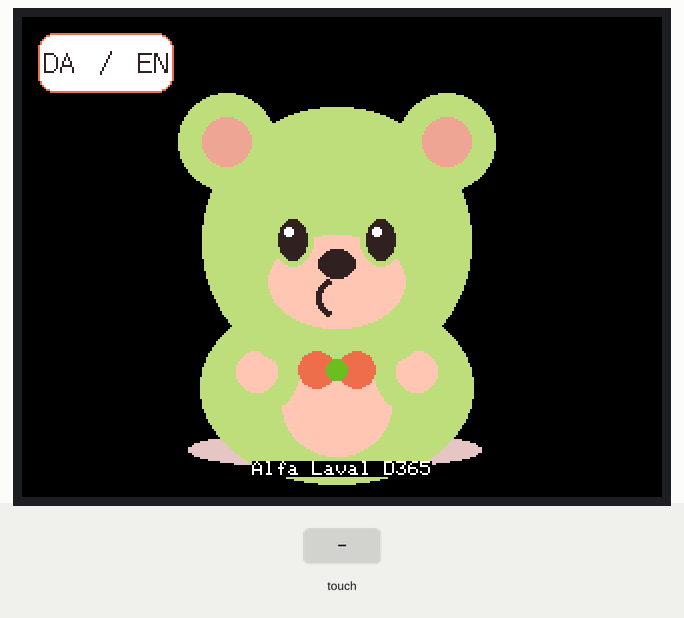
The program below on a simulated ESP32. On the bench: 320×240 colour display. The test bench sets the inputs (shaded band). Random numbers use the default seed unless the program sets one.

Above: at 2.9 s.
3.0 s: touch panel pressed at 38 % / 10 % of its raw x / y range
At 3.23 s:
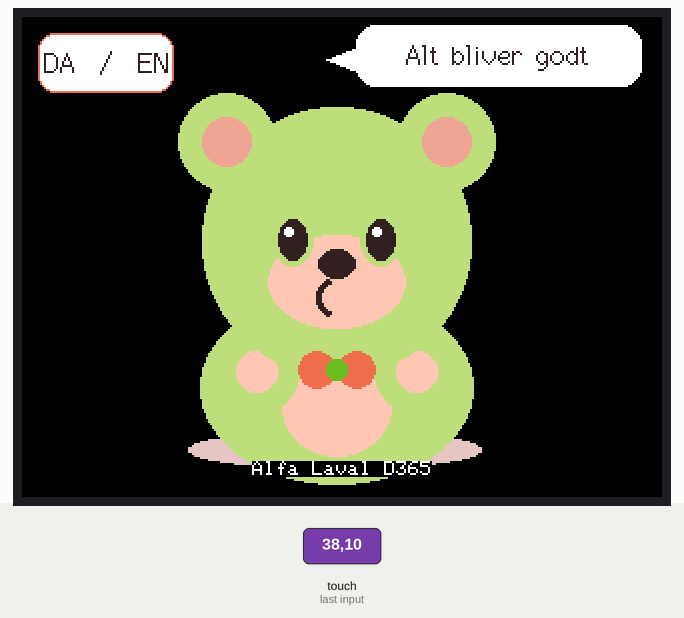
4.9 s: touch panel pressed at 13 % / 10 % of its raw x / y range
At 6.4 s:
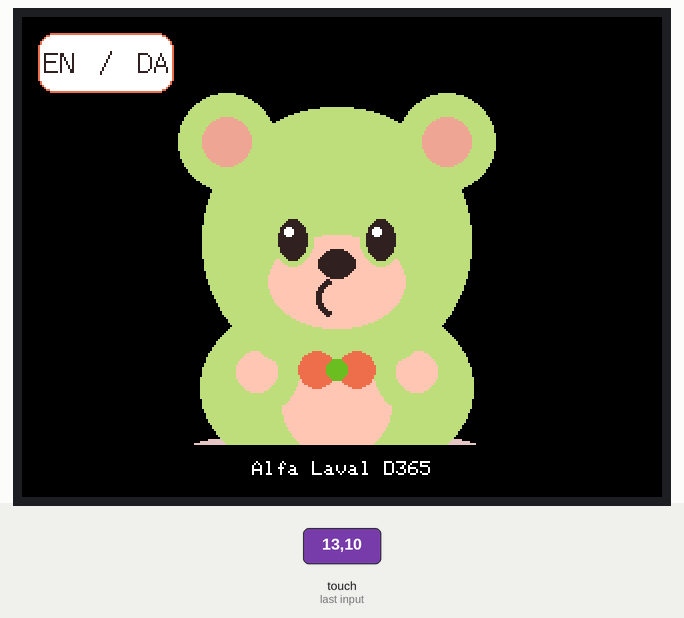
Timing chart, 0 to 7.9 s (numbered marks = the images above; inputs shaded):
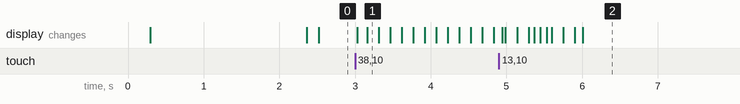

The program:

main.cpp
```cpp
#include <Arduino.h>
#include <SPI.h>
#include <TFT_eSPI.h>
#include <XPT2046_Touchscreen.h>

// ESP32-2432S028R "Cheap Yellow Display" (landscape, 320 x 240).
// Touch wiring and calibration follow CYD-weather-display.
static constexpr int TOUCH_IRQ = 36;
static constexpr int TOUCH_MOSI = 32;
static constexpr int TOUCH_MISO = 39;
static constexpr int TOUCH_CLK = 25;
static constexpr int TOUCH_CS = 33;
static constexpr int TOUCH_MIN_X = 200;
static constexpr int TOUCH_MAX_X = 3700;
static constexpr int TOUCH_MIN_Y = 240;
static constexpr int TOUCH_MAX_Y = 3800;
static constexpr int W = 320;
static constexpr int H = 240;

TFT_eSPI tft;
SPIClass touchSPI(VSPI);
XPT2046_Touchscreen touch(TOUCH_CS, TOUCH_IRQ);

enum Language : uint8_t { DANISH, ENGLISH };
Language language = DANISH;
uint32_t nextBlink = 0;
uint32_t blinkUntil = 0;
uint32_t greetingUntil = 0;
bool mouthOpen = false;
uint32_t nextMouthFrame = 0;

static const uint16_t BG       = TFT_BLACK;
static const uint16_t FUR      = 0xBEEF;
static const uint16_t FUR_DARK = 0x6DE4;
static const uint16_t MUZZLE   = 0xFE36;
static const uint16_t INNER    = 0xED32;
static const uint16_t INK      = 0x3104;
static const uint16_t ACCENT   = 0xEB69;
static const uint16_t WHITE    = 0xFFFF;

void drawEye(int x, bool closed) {
  if (closed) {
    tft.drawLine(x - 7, 111, x + 7, 111, INK);
    tft.drawLine(x - 5, 113, x + 5, 113, INK);
  } else {
    tft.fillEllipse(x, 111, 7, 10, INK);
    tft.fillCircle(x - 2, 107, 2, WHITE);
  }
}

// Repaint only the two eye patches. The face fur behind them is a solid color.
void drawEyes(bool closed) {
  tft.fillEllipse(135, 111, 10, 13, FUR);
  tft.fillEllipse(179, 111, 10, 13, FUR);
  drawEye(135, closed);
  drawEye(179, closed);
}

// Repaint only the muzzle patch containing the mouth.
void drawMouth(bool open) {
  tft.fillEllipse(157, 143, 14, 12, MUZZLE);
  if (open) {
    tft.fillEllipse(157, 143, 9, 11, INK);
    tft.fillEllipse(157, 148, 5, 3, INNER);
  } else {
    tft.drawArc(157, 140, 10, 8, 20, 160, INK, MUZZLE);
  }
}

void drawLanguageButton() {
  tft.fillRoundRect(8, 8, 68, 30, 8, WHITE);
  tft.drawRoundRect(8, 8, 68, 30, 8, ACCENT);
  tft.setTextColor(INK, WHITE);
  tft.setTextDatum(MC_DATUM);
  tft.drawString(language == DANISH ? "DA  /  EN" : "EN  /  DA", 42, 23, 2);
}

// The bubble sits above the bear, so showing or clearing it doesn't touch the face.
void drawGreeting(bool visible) {
  const int x = 167, y = 4, w = 143, h = 31;
  if (visible) {
    tft.fillTriangle(x, 15, x - 15, 21, x, 27, WHITE);
    tft.fillRoundRect(x, y, w, h, 10, WHITE);
  } else {
    tft.fillRect(x - 16, y - 1, w + 17, h + 2, BG);
  }
  if (visible) {
    tft.setTextColor(INK, WHITE);
    tft.setTextDatum(MC_DATUM);
    tft.drawString(language == DANISH ? "Alt bliver godt" : "Everything will be okay", x + w / 2, y + h / 2, 2);
  }
}

// Draw the still parts once at startup.
void drawScene() {
  tft.fillScreen(BG);

  // Soft ground shadow and round teddy body.
  tft.fillEllipse(156, 216, 73, 9, 0xE638);
  tft.fillEllipse(157, 185, 68, 48, FUR);
  tft.fillEllipse(157, 194, 27, 25, MUZZLE);
  tft.fillCircle(117, 177, 21, FUR);
  tft.fillCircle(197, 177, 21, FUR);
  tft.fillCircle(117, 177, 10, MUZZLE);
  tft.fillCircle(197, 177, 10, MUZZLE);

  // Head and ears.
  tft.fillCircle(157, 112, 67, FUR);
  tft.fillCircle(102, 62, 24, FUR);
  tft.fillCircle(212, 62, 24, FUR);
  tft.fillCircle(102, 62, 12, INNER);
  tft.fillCircle(212, 62, 12, INNER);
  tft.fillEllipse(157, 132, 34, 23, MUZZLE);

  // Nose is static; eyes and mouth are drawn in their own small regions.
  tft.fillEllipse(157, 123, 9, 7, INK);
  drawEyes(false);
  drawMouth(false);

  // A little red bow tie.
  tft.fillCircle(147, 176, 9, ACCENT);
  tft.fillCircle(167, 176, 9, ACCENT);
  tft.fillCircle(157, 176, 5, FUR_DARK);

  drawLanguageButton();
  tft.setTextColor(WHITE, BG);
  tft.setTextDatum(MC_DATUM);
  tft.drawString("Alfa Laval D365", 160, 226, 1);
  drawGreeting(false);
}

bool readTap(int& x, int& y) {
  static bool pressed = false;
  const bool down = touch.tirqTouched() && touch.touched();
  if (!down) { pressed = false; return false; }
  if (pressed) return false;
  pressed = true;
  delay(12);
  TS_Point p = touch.getPoint();
  if (p.z < 200) return false;
  x = constrain(map(p.x, TOUCH_MIN_X, TOUCH_MAX_X, 0, W - 1), 0, W - 1);
  y = constrain(map(p.y, TOUCH_MIN_Y, TOUCH_MAX_Y, 0, H - 1), 0, H - 1);
  return true;
}

void setup() {
  tft.init();
  tft.setRotation(1);

  touchSPI.begin(TOUCH_CLK, TOUCH_MISO, TOUCH_MOSI, TOUCH_CS);
  touch.begin(touchSPI);
  touch.setRotation(1);

  const uint32_t now = millis();
  nextBlink = now + 2200;
  nextMouthFrame = now;
  drawScene();
}

void loop() {
  const uint32_t now = millis();
  int x, y;
  if (readTap(x, y)) {
    if (x <= 85 && y <= 45) {
      language = language == DANISH ? ENGLISH : DANISH;
      drawLanguageButton();
      tft.fillRect(0, 214, W, 26, BG);
      tft.setTextColor(WHITE, BG);
      tft.setTextDatum(MC_DATUM);
      tft.drawString("Alfa Laval D365", 160, 226, 1);
      if (now < greetingUntil) drawGreeting(true);
    } else {
      greetingUntil = now + 3000;
      nextMouthFrame = now;
    }
  }

  bool blink = now < blinkUntil;
  if (!blink && now >= nextBlink) {
    blinkUntil = now + 160;
    nextBlink = now + random(1800, 4400);
    blink = true;
  }

  bool speaking = now < greetingUntil;
  if (speaking && now >= nextMouthFrame) {
    mouthOpen = !mouthOpen;
    nextMouthFrame = now + 150;
  } else if (!speaking) {
    mouthOpen = false;
  }

  static bool lastBlink = false;
  static bool lastMouth = false;
  static bool lastSpeaking = false;

  if (blink != lastBlink) {
    drawEyes(blink);
    lastBlink = blink;
  }
  if (mouthOpen != lastMouth) {
    drawMouth(mouthOpen);
    lastMouth = mouthOpen;
  }
  if (speaking != lastSpeaking) {
    drawGreeting(speaking);
    lastSpeaking = speaking;
  }
  delay(8);
}
```

Measured:
- after the input at 3.0 s, the display: first changes at once (image 1 shows a later state)
